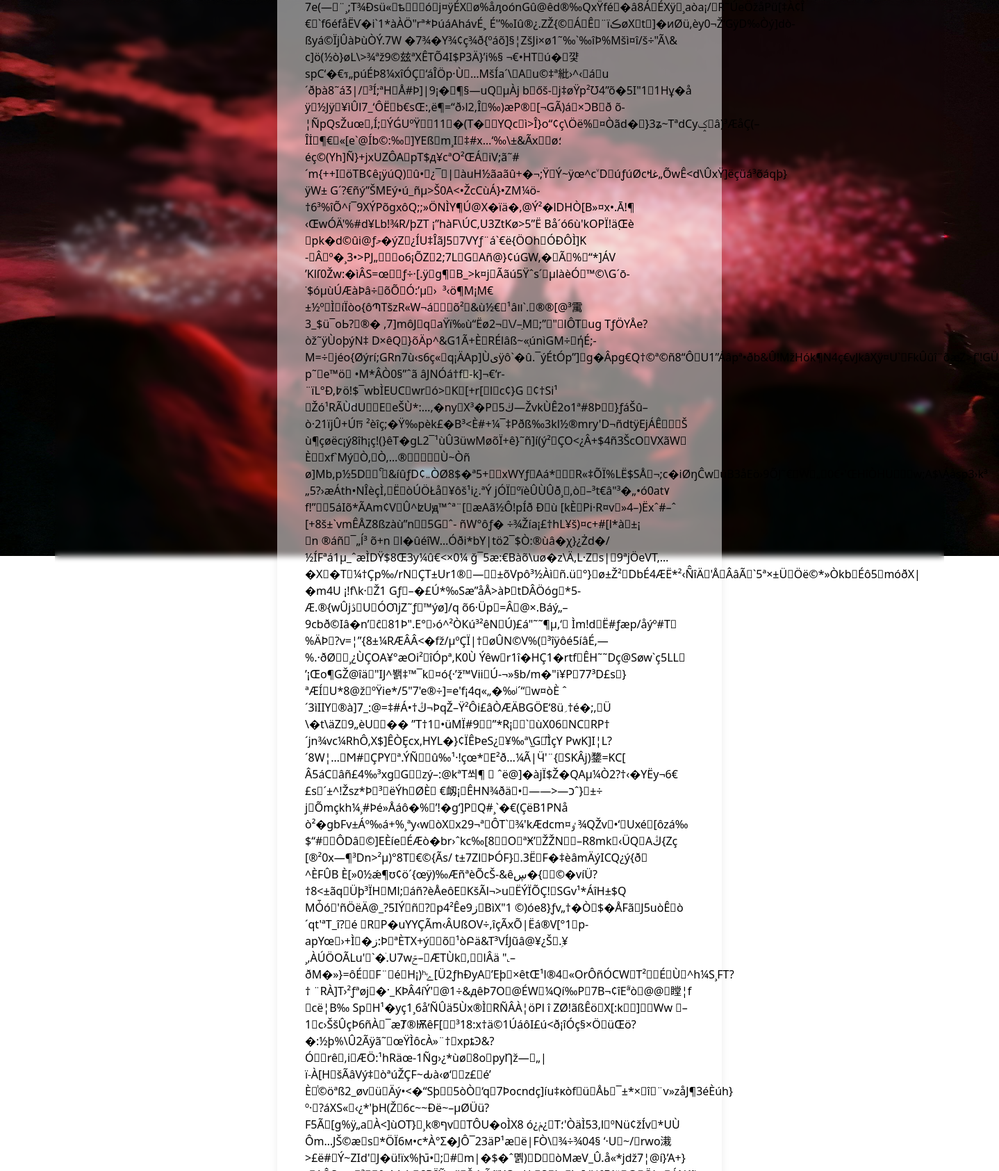
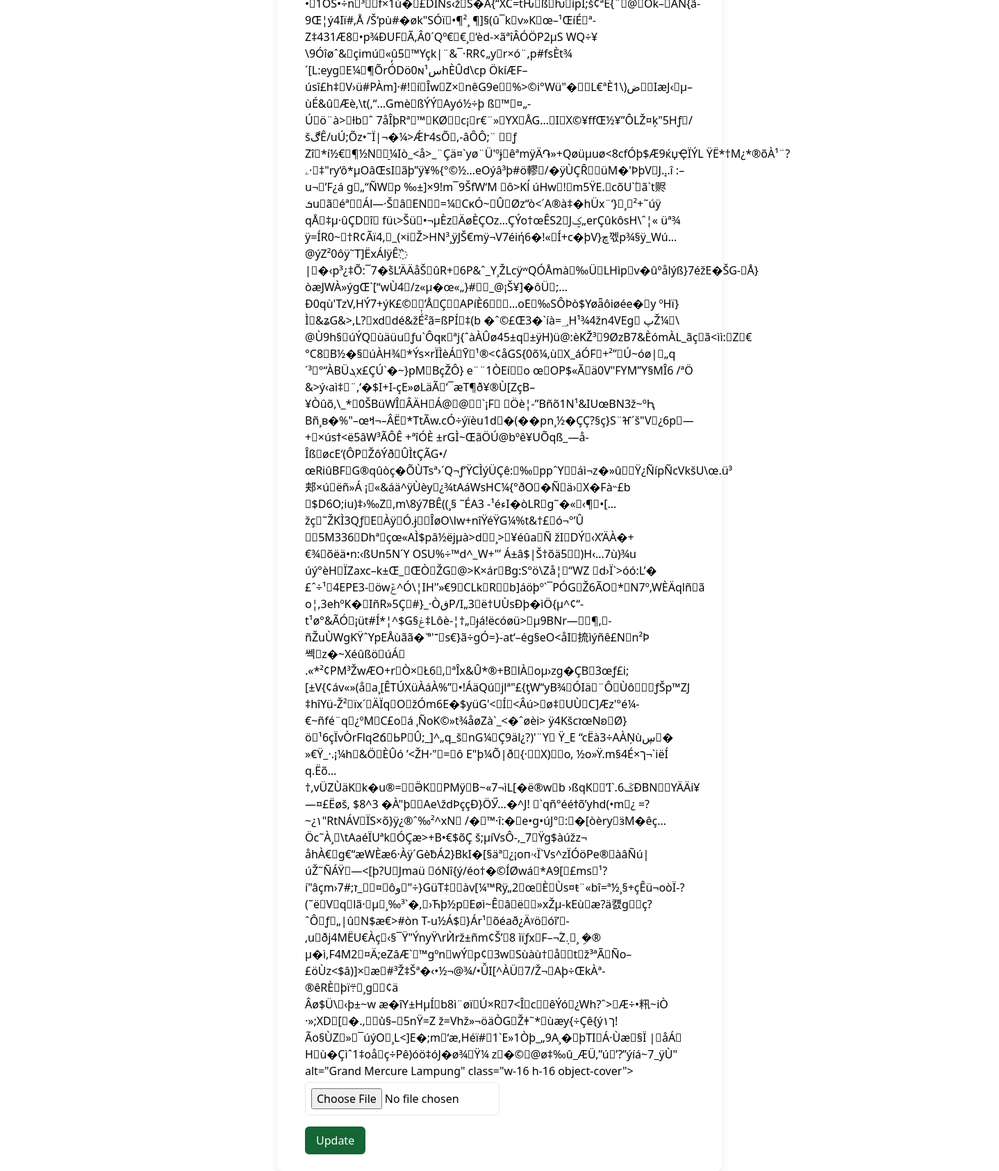
Screenshot of /src/edit_gedung.php?id=1 with the database file from the repository (2 pictures, top to bottom).
### tables this page shows
CREATE TABLE `daftar_gedung` (
  `id_gedung` int(11) NOT NULL,
  `nama_gedung` varchar(255) NOT NULL,
  `deskripsi_gedung` text NOT NULL,
  `status_gedung` enum('Available','Unavailable','','') NOT NULL,
  `gambar_gedung` blob NOT NULL,
  `kota_gedung` varchar(255) NOT NULL,
  `harga_sewa` double NOT NULL
);

### src/edit_gedung.php (the view, shortened to what this page needs)
<?php
include 'koneksi.php';
$id = $_GET["id"];
$query = "SELECT * FROM daftar_gedung WHERE id_gedung='$id'";
$data = mysqli_query($koneksi, $query);
?>
<!DOCTYPE html>
<html lang="en">
<head>
    <link rel="stylesheet" href="output.css">
</head>
<body>
    <section class="bgedit w-full h-svh flex justify-center items-center">
        <div class="container backdrop-blur-sm  w-full  ">
            <div class=" mx-auto w-1/2   bg-white bg-opacity-50 px-10 py-6 rounded-lg shadow-lg ">
                <?php while ($d = mysqli_fetch_array($data)): ?>
                    <form method="post" class="space-y-4" enctype="multipart/form-data">
                        <div class="mb-4 mx-auto ">
                            <img class="w-40 h-30 object-cover flex" src="uploads/<?php echo $d['gambar_gedung']; ?>"
                                alt="<?php echo $d['nama_gedung']; ?>" class="w-16 h-16 object-cover">
                            <input type="file" id="gambar_gedung" name="gambar_gedung" accept="image/*"
                                class="mt-1 p-2 w-1/2 flex border rounded-md">
                        </div>
                        <button type="submit" name="submit"
                            class="bg-green-800 text-white py-2 px-4 rounded-md hover:bg-green-900">Update</button>
                    </form>
                <?php endwhile; ?>
            </div>
        </div>
    </section>
</body>
</html>

### src/edit_gedung.php (style rules this page uses)
.bgedit { background-image: url(../public/asset/bgedit.jpg); background-repeat: round; object-fit: cover; }

### rows the page displays
daftar_gedung: gambar_gedung "ó{·’ž™Vii\u0011Ú-¬»§b/m�\"i¥P 77³D£s\u0003}ªÆÍ\u001aU*8@ž ºŸie*/5\"7'e®÷]=e'f¡4q«„�‰ʲ´“\bw¤òÈ ˆ´3ìIIY\u0014®à]7_:@=‡#Á•†ڭ¬ÞqŽ–Ÿ²Ôi£âÒÆÄBGÖE‘8ü؍†é�;‚\bÜ \\�t\\äZ\u00179„èU\u0007\u0018�� ”T†1\u0019•üMÏ#9 \u001a”*R¡\u0014\u0015` ùX06\u001bNC\u0005RP†´jn¾vϲ¼RhÔ,X$]ÊÒȨcx‚HYL�}¢ΪÊÞeS¿\u001a¥‰ª\\̫G\b̎ÌçY PwK]I¦L?´8W¦… Ϻ#\u001bÇPY\u0014ª.ÝÑ\u0005\bû‰¹·!çœ*\u0017E²ð…¼Ã|Ӵ'¨{\u0019SKÂj)䥐=KC[ Â5áC\u000eâñ£4‰³xg\u0013G\u0019\u0007zý–:@kªT쐬¶ ˆë@]�àjÏ$Ž�QAµ¼Ò2?†‹�YËy¬6€£s\u0011´±^!Žsz*Þ\u001a³\u001aëÝh ØÈ\u001a €衂¡\u000eÊHN¾ðä\u0018•\u0005——>—כ­ˆ}\u0017±÷ j\u0001Õmçkh¼¸#Þé»Åáô�%\u0004’!�g‘]P\u0016Q#¸`�€(ÇëB1PNå ò²�gbFv±Áº‰á+%¸ªy‹w\u0016òX\u0017x29¬ª\u0003ÔT`\u0006¾'kÆdcm¤ٶ ¾QŽv •‘\u0001Uxé\u0014[ôzá‰$“# \u0002ÔDâَ©]EÈíe\u0019ÉÆò�br›ˆkc‰[8 \u0017O\u000fªӾ’ ŽŽN\b\u0018–R8mk\u0001‹ÜQ\u0002Aڭ{Zç [®²0x—¶³Dn>²µ)°8T\u001b€©{Ãs/ t±7Zl ÞÓF}\u000e.3Ë F�‡èâmÄýICQ¿ý{ð ^ÈFÛB È[»0½ǽ¶ʊ¢ö´{œÿ)‰ÆñªèÕcŠ-&êڛ�{\u0017\u0014©�víÜ?†8<±ãq\u0007Üþ³ÏH\u0015Ml; áñ?èÅeôE KšÃl¬>u\u0016ËÝÏÕÇ!\u0012SGv¹*ÁîH±$Q…", nama_gedung "Grand Mercure Lampung"
